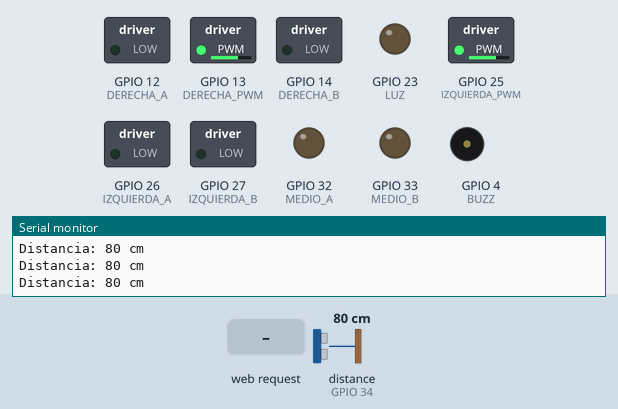
A program run on a simulated ESP32. On the bench: switched loads named in the program (green lamp = pin HIGH), output pins drawn as LEDs (lit = HIGH), buzzer (waves = sounding), the last lines printed to the serial monitor. Wiring (inferred from the names in the program): ultrasonic range finder: trigger GPIO 5; echo GPIO 34. The inputs (shaded band) are chosen by the test bench; at power-on: distance to the obstacle (sensor on GPIO 34) 80 cm. The echo pulse lasts 58.3 µs per cm; pins used as bus, display or sensor lines are not drawn.

Above: at 5.2 s.
5.3 s: distance to the obstacle (sensor on GPIO 34) set to 2 cm
At 5.8 s:
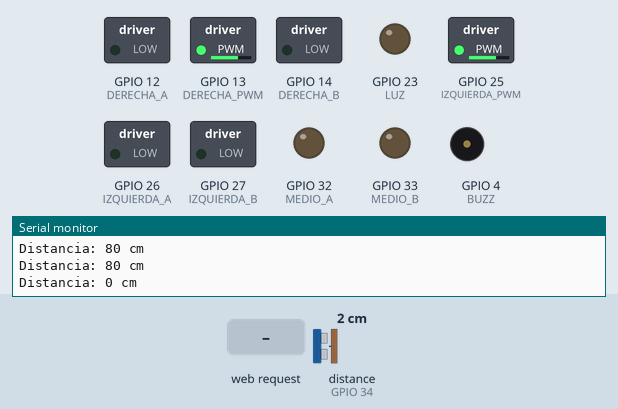
8.3 s: HTTP request GET /AVANZAR received
At 9.2 s:
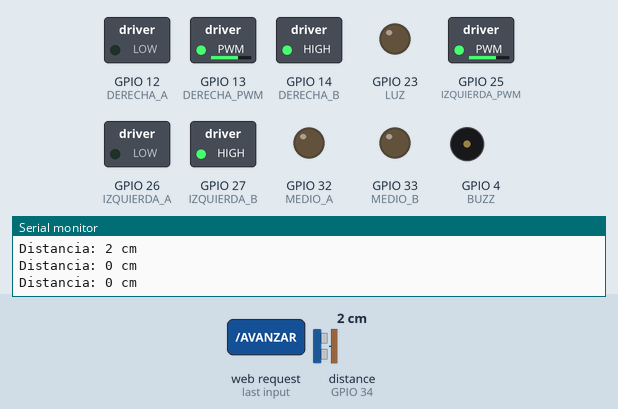
11.3 s: HTTP request GET /AVANZAR_A_FULL received
At 11.8 s:
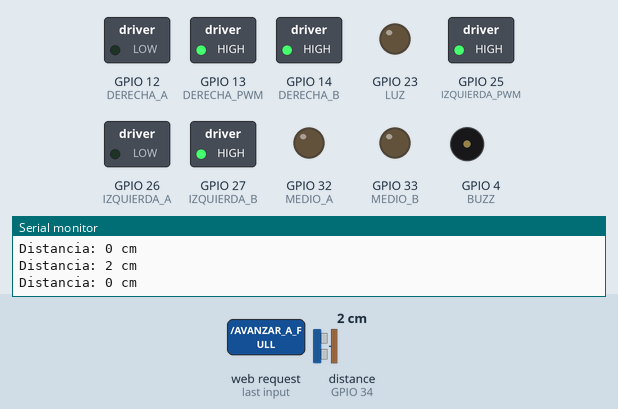
14.3 s: HTTP request GET /PARAR received
At 15.0 s:
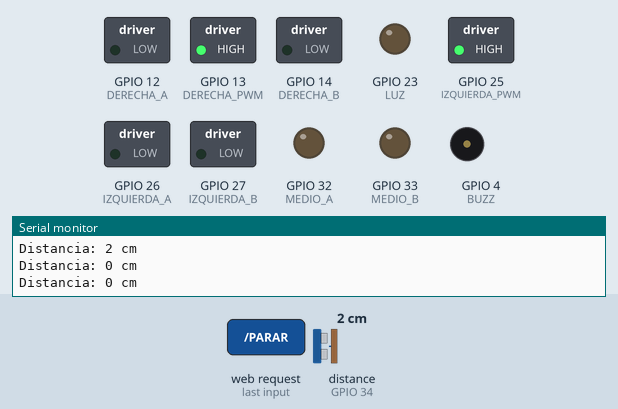
17.3 s: HTTP request GET /RETROCEDER received
At 18.3 s:
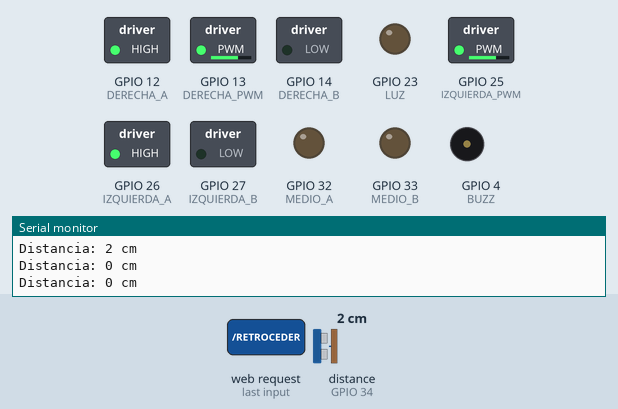
20.3 s: HTTP request GET /RETROCEDER_A_FULL received
At 20.7 s:
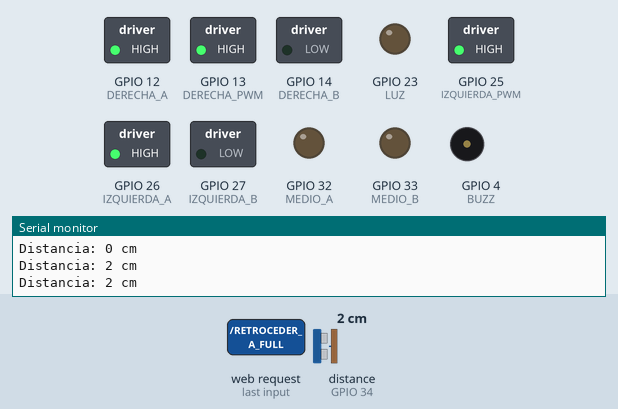
Timing chart, 0 to 24.3 s (numbered marks = the images above; inputs shaded):
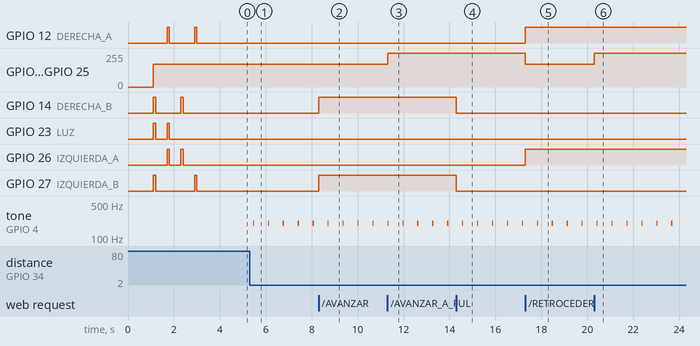

Measured:
- after the input at 5.3 s, tone on GPIO 4 (BUZZ): alternates 200 Hz for 0.05 s and silent for 0.60 s, starting after 0.15 s
- after the input at 8.3 s, GPIO 14 (DERECHA_B), GPIO 27 (IZQUIERDA_B): LOW → HIGH at once
- after the input at 11.3 s, GPIO 13 (DERECHA_PWM), GPIO 25 (IZQUIERDA_PWM): 170/255 → 255/255 at once
- after the input at 14.3 s, GPIO 14 (DERECHA_B), GPIO 27 (IZQUIERDA_B): HIGH → LOW at once
- after the input at 17.3 s, GPIO 12 (DERECHA_A), GPIO 26 (IZQUIERDA_A): LOW → HIGH at once; GPIO 13 (DERECHA_PWM), GPIO 25 (IZQUIERDA_PWM): 255/255 → 170/255 at once
- after the input at 20.3 s, GPIO 13 (DERECHA_PWM), GPIO 25 (IZQUIERDA_PWM): 170/255 → 255/255 at once

The program:

main.cpp
```cpp
/**
 * UnTref 2024
 * Laboratorio de Microprocesadores
 *
 * Proyecto: FarmBot
 * Integrantes:
 *  -Chazarreta, Gabriel Agustín
 *  -Damonte, Joel
 *  -Walter Julián Alfonso
 *  -Di Leo, Tomás
 *  -Deichmann, Ignacio
 *
 * Docentes:
 *  -Fossati, Jorge
 *  -Moreno Fernández, Joaquín
 */

#include <WiFi.h>
#include <WebServer.h>

#include "ContenidoHTML.h"
#include "Motor.h"
#include "ConfiguracionWiFi.h"
#include "SensorUltrasonico.h"

// Definicion del pin Buzzer y un metodo para hacer la inicializacion del FarmBot
#define BUZZ 4
#define LUZ 23
void buzz(int veces);

/*
Task1 es un proceso que se va a ejecutar en el segundo nucleo del ESP32 para controlar
el flujo de datos del sensor ultrasonico sin interferir en el control del FarmBot
*/
TaskHandle_t Task1;
SensorUltrasonico *sensor = new SensorUltrasonico();
Motor *motor = new Motor();
ConfiguracionWiFi *configuracionWiFi = new ConfiguracionWiFi();

WebServer server(80);

void manejarRutaRaiz()
{
    ContenidoHTML html = *new ContenidoHTML();
    server.send(200, "text/html", html.obtenerContenido());
}

//Funciones de control de los motores

void avanzar()
{
    motor->avanzar();
}

void avanzarAFull()
{
    motor->avanzarAFull();
}

void retroceder()
{
    motor->retroceder();
}

void retrocederAFull()
{
    motor->retrocederAFull();
}

void girarALaDerecha()
{
    motor->girarALaDerecha();
}

void girarALaIzquierda()
{
    motor->girarALaIzquierda();
}

void girarCortadora()
{
    motor->girarCortadora();
}

void parar()
{
    motor->parar();
}

//Funcion de control de la luz del FarmBot

void luz()
{
    digitalWrite(LUZ, HIGH);
    delay(100);
    digitalWrite(LUZ, LOW);
}

/**
 * @brief Loop infinito que se va a ejecutar en el segundo
 * nucleo del ESP32
 */
void loop2(void *parameter)
{
    for (;;)
    {
        sensor->sensar();
        delay(100);
    }
}

void setup()
{
    //Crea y asigna el task1 al segundo nucleo del ESP32 refiriendose al loop infinito "loop2" como funcion a ejecutar
    xTaskCreatePinnedToCore(loop2, "Task1", 8000, NULL, 1, &Task1, 0);

    pinMode(BUZZ, OUTPUT);
    pinMode(LUZ, OUTPUT);

    Serial.begin(115200);
    Serial.println("BEGIN");

    motor->inicializar();
    parar(); // Me aseguro que los motores estan parados antes de hacer cualquier otra cosa

    configuracionWiFi->inicializar();
    sensor->inicializar();

    delay(100);

    /*
    Inicio del robot
    Prueba de:
        Buzz
        Motores
    */

    buzz(10);

    avanzar();
    digitalWrite(LUZ, HIGH);
    delay(100);
    digitalWrite(LUZ, LOW);
    parar();
    delay(500);

    retroceder();
    digitalWrite(LUZ, HIGH);
    delay(100);
    digitalWrite(LUZ, LOW);
    parar();
    delay(500);

    girarALaDerecha();
    delay(100);
    parar();
    delay(500);

    girarALaIzquierda();
    delay(100);
    parar();
    delay(500);

    buzz(5);
    delay(10);

    // Configura las rutas, con sus funciones, que va a usar el servidor web para controlar el FarmBot
    server.on("/", manejarRutaRaiz);
    server.on("/AVANZAR", avanzar);
    server.on("/AVANZAR_A_FULL", avanzarAFull);
    server.on("/PARAR", parar);
    server.on("/RETROCEDER", retroceder);
    server.on("/RETROCEDER_A_FULL", retrocederAFull);
    server.on("/GIRO_DERECHA", girarALaDerecha);
    server.on("/GIRO_IZQUIERDA", girarALaIzquierda);
    server.on("/GIRO_MOTOR_MEDIO", girarCortadora);
    server.on("/FLASH", luz);

    // Inicia el servidor web
    server.begin();
}

void loop()
{
    // Maneja las solicitudes entrantes para controlar el FarmBot
    server.handleClient();
}

/**
 * @brief Activa de manera intermitente el Buzzer
 * @param veces cantidad de veces que se activa el buzzer
 */
void buzz(int veces)
{
    for (int i = 0; i < veces; i++)
    {
        digitalWrite(BUZZ, HIGH);
        delay(50);
        digitalWrite(BUZZ, LOW);
        delay(50);
    }
}
```

ContenidoHTML.cpp
```cpp
#include <Arduino.h>
#include "ContenidoHTML.h"


ContenidoHTML::ContenidoHTML()= default;

String ContenidoHTML::obtenerContenido() {
    return html();
}

/**
 * @var Variable que guarda la aplicacion Web del FarmBot
 */
String ContenidoHTML::html() {
    String html = "<!DOCTYPE html><html>"
    "<head><meta name=\"viewport\" content=\"width=device-width, initial-scale=1\">"
    "<style>"
    "body {padding: 20px; /* Añade espacio alrededor del contenido */}"
    ".container {"
    "  display: flex;"
    "  justify-content: space-between; /* Distribuye los elementos a lo largo del contenedor */"
    "}"
    "button {"
    "  font-size: 24px; /* Cambia el tamaño de la letra */"
    "  color: white; /* Cambia el color del texto */"
    "  background-color: #4CAF50; /* Cambia el color de fondo */"
    "  border: none;"
    "  border-radius: 10px; /* Añade bordes redondeados */"
    "  padding: 15px 32px; /* Ajusta el espacio dentro del botón */"
    "  text-align: center"
    "  user-select: none;"
    "  -webkit-user-select: none;"
    "  -moz-user-select: none;"
    "  -ms-user-select: none;}"
    "</style>"
    "<script>"
    "function sendRequest(action) {"
    "    var xhttp = new XMLHttpRequest();"
    "    xhttp.onreadystatechange = function() {"
    "        if (this.readyState == 4 && this.status == 200) {"
    "            console.log(\"Respuesta del servidor:\", this.responseText);"
    "        }"
    "    };"
    "    xhttp.open('GET', action, true);"
    "    xhttp.send();"
    "}"
    "</script>"
    "</head>"

    "<body>"
    "<h1 style=\"color: #14a741 ;text-align:center;\"> ---FarmBot---</h1>"

    "<table id=\"mainTable\" style=\"width:400px;margin:auto;table-layout:fixed\" CELLSPACING=10>"

    "<tr>"
    "<td class=\"button\" style=\"text-align: center;\">"
    "<div style=\"display: inline-block;\">"
    "<img src=\"http://192.168.4.186/cam.mjpeg\">"
    "</div>"
    "</td>"
    "</tr>"

    "<tr>"
    "<td class=\"button\" style=\"text-align: left;\">"
    "<div style=\"display: inline-block;\">"
    "<button style=\"background-color: white; color: black; border: none; box-shadow: none;\"> </button>"
    "</div>"
    "</td>"
    "<td class=\"button\" style=\"text-align: center;\">"
    "<div style=\"display: flex; justify-content: center; align-items: center; height: 100%;\">"
    "<button style=\"background-color: #FFA500; width: 30px; height: 30px; display: flex; justify-content: center; align-items: center; \"ontouchstart=\"sendRequest('/AVANZAR_A_FULL'); this.style.backgroundColor = 'green';\" ontouchend=\" sendRequest('/PARAR'); this.style.backgroundColor = '#FFA500';\">&#9652;</button>"
    "</td>"
    "</tr>"

    "<tr>"
    "<td class=\"button\" style=\"text-align: left;\">"
    "<div style=\"display: inline-block;\">"
    "<button style=\"background-color: white; color: black; border: none; box-shadow: none;\"> </button>"
    "</div>"
    "</td>"
    "<td class=\"button\" style=\"text-align: center;\">"
    "<div style=\"display: inline-block;\">"
    "<button style=\"background-color: #FFA500;\" ontouchstart=\"sendRequest('/AVANZAR'); this.style.backgroundColor = 'green';\" ontouchend=\"sendRequest('/PARAR'); this.style.backgroundColor = '#FFA500';\">&#9650;</button>"
    "</div>"
    "</td>"
    "</tr>"

    "<tr>"
    "<td class=\"button\" style=\"text-align: center;\">"
    "<div style=\"display: inline-block;\">"
    "<button style=\"background-color: #FFA500;\" ontouchstart=\"sendRequest('/GIRO_IZQUIERDA'); this.style.backgroundColor = 'green'; \" ontouchend=\"sendRequest('/PARAR'); this.style.backgroundColor = '#FFA500'\">&#9668;</button>"
    "</div>"
    "</td>"
    "<td class=\"button\" style=\"text-align: center;\">"
    "<div style=\"display: inline-block;\">"
    "<button style=\"background-color: #FFA500;\" ontouchstart=\"sendRequest('/GIRO_MOTOR_MEDIO'); this.style.backgroundColor = 'green'; \" ontouchend=\"sendRequest('/PARAR'); this.style.backgroundColor = '#FFA500'\">&#9762;</button>"
    "</div>"
    "</td>"
    "<td class=\"button\" style=\"text-align: center;\">"
    "<div style=\"display: inline-block;\">"
    "<button style=\"background-color: #FFA500;\" ontouchstart=\"sendRequest('/GIRO_DERECHA'); this.style.backgroundColor = 'green'; \" ontouchend=\"sendRequest('/PARAR'); this.style.backgroundColor = '#FFA500'\">&#9658;</button>"
    "</div>"
    "</td>"
    "</tr>"

    "<tr>"
    "<td class=\"button\" style=\"text-align: left;\">"
    "<div style=\"display: inline-block;\">"
    "<button style=\"background-color: white; color: black; border: none; box-shadow: none;\"> </button>"
    "</div>"
    "</td>"
    "<td class=\"button\" style=\"text-align: center;\">"
    "<div style=\"display: inline-block;\">"
    "<button style=\"background-color: #FFA500;\" ontouchstart=\"sendRequest('/RETROCEDER'); this.style.backgroundColor = 'green';\" ontouchend=\"sendRequest('/PARAR'); this.style.backgroundColor = '#FFA500';\">&#9660;</button>"
    "</div>"
    "</td>"
    "</tr>"

    "<tr>"
    "<td class=\"button\" style=\"text-align: left;\">"
    "<div style=\"display: inline-block;\">"
    "<button style=\"background-color: white; color: black; border: none; box-shadow: none;\"> </button>"
    "</div>"
    "</td>"
    "<td class=\"button\" style=\"text-align: center;\">"
    "<div style=\"display: flex; justify-content: center; align-items: center; height: 100%;\">"
    "<button style=\"background-color: #FFA500; width: 30px; height: 30px; display: flex; justify-content: center; align-items: center; \"ontouchstart=\"sendRequest('/RETROCEDER_A_FULL'); this.style.backgroundColor = 'green';\" ontouchend=\" sendRequest('/PARAR'); this.style.backgroundColor = '#FFA500';\">&#9662;</button>"
    "</td>"
    "</tr>"

    "<tr>"
    "<td class=\"button\" style=\"text-align: left;\">"
    "<div style=\"display: inline-block;\">"
    "<button style=\"background-color: white; color: black; border: none; box-shadow: none;\"> </button>"
    "</div>"
    "</td>"
    "<td class=\"button\" style=\"text-align: center;\">"
    "<div style=\"display: inline-block;\">"
    "<button style=\"background-color: #FFA500;\" ontouchstart=\"sendRequest('/FLASH'); this.style.backgroundColor = 'green';\" ontouchend=\"sendRequest('/'); this.style.backgroundColor = '#FFA500';\">LUCES</button>"
    "</div>"
    "</td>"
    "</tr>"

    "</table>"
    "</body></html>";
    return html;
}
```

ContenidoHTML.h
```cpp
//
// Created by walal on 20/6/2024.
//

#ifndef FARMBOT_CONTENIDOHTML_H
#define FARMBOT_CONTENIDOHTML_H

/**
 * @brief Clase que almacena la aplicación web para controlar al FarmBot
 */
class ContenidoHTML {
public:
    ContenidoHTML();
    String obtenerContenido();

private:
    String html();
};


#endif //FARMBOT_CONTENIDOHTML_H
```

Motor.cpp
```cpp
//
// Created by walal on 20/6/2024.
//
#include "Motor.h"
#include <Arduino.h>

#define DERECHA_A 12
#define DERECHA_B 14
#define DERECHA_PWM 13
#define IZQUIERDA_A 26
#define IZQUIERDA_B 27
#define IZQUIERDA_PWM 25
#define MEDIO_A 32
#define MEDIO_B 33

Motor::Motor() = default;

void Motor::inicializar() {
    pinMode(DERECHA_A, OUTPUT);
    pinMode(DERECHA_B, OUTPUT);
    pinMode(DERECHA_PWM, OUTPUT);
    pinMode(IZQUIERDA_A, OUTPUT);
    pinMode(IZQUIERDA_B, OUTPUT);
    pinMode(IZQUIERDA_PWM, OUTPUT);
    pinMode(MEDIO_A, OUTPUT);
    pinMode(MEDIO_B, OUTPUT);
}

void Motor::avanzar() {
    digitalWrite(DERECHA_A, LOW);
    digitalWrite(DERECHA_B, HIGH);
    digitalWrite(IZQUIERDA_A, LOW);
    digitalWrite(IZQUIERDA_B, HIGH);
    analogWrite(DERECHA_PWM, 170);
    analogWrite(IZQUIERDA_PWM, 170);
}

void Motor::avanzarAFull() {
    digitalWrite(DERECHA_A, LOW);
    digitalWrite(DERECHA_B, HIGH);
    digitalWrite(IZQUIERDA_A, LOW);
    digitalWrite(IZQUIERDA_B, HIGH);
    analogWrite(DERECHA_PWM, 255);
    analogWrite(IZQUIERDA_PWM, 255);
}

void Motor::retroceder() {
    digitalWrite(DERECHA_A, HIGH);
    digitalWrite(DERECHA_B, LOW);
    digitalWrite(IZQUIERDA_A, HIGH);
    digitalWrite(IZQUIERDA_B, LOW);
    analogWrite(DERECHA_PWM, 170);
    analogWrite(IZQUIERDA_PWM, 170);
}

void Motor::retrocederAFull() {
    digitalWrite(DERECHA_A, HIGH);
    digitalWrite(DERECHA_B, LOW);
    digitalWrite(IZQUIERDA_A, HIGH);
    digitalWrite(IZQUIERDA_B, LOW);
    analogWrite(DERECHA_PWM, 255);
    analogWrite(IZQUIERDA_PWM, 255);
}

void Motor::girarALaDerecha() {
    digitalWrite(DERECHA_A, LOW);
    digitalWrite(DERECHA_B, HIGH);
    digitalWrite(IZQUIERDA_A, HIGH);
    digitalWrite(IZQUIERDA_B, LOW);
    analogWrite(DERECHA_PWM, 170);
    analogWrite(IZQUIERDA_PWM, 170);
}

void Motor::girarALaIzquierda() {
    digitalWrite(DERECHA_A, HIGH);
    digitalWrite(DERECHA_B, LOW);
    digitalWrite(IZQUIERDA_A, LOW);
    digitalWrite(IZQUIERDA_B, HIGH);
    analogWrite(DERECHA_PWM, 170);
    analogWrite(IZQUIERDA_PWM, 170);
}

void Motor::parar() {
    digitalWrite(DERECHA_A, LOW);
    digitalWrite(DERECHA_B, LOW);
    digitalWrite(IZQUIERDA_A, LOW);
    digitalWrite(IZQUIERDA_B, LOW);
    digitalWrite(MEDIO_A, LOW);
    digitalWrite(MEDIO_B, LOW);
}

void Motor::girarCortadora() {
    digitalWrite(MEDIO_A, HIGH);
    digitalWrite(MEDIO_B, LOW);
}
```

Motor.h
```cpp
//
// Created by walal on 20/6/2024.
//

#ifndef FARMBOT_MOTOR_H
#define FARMBOT_MOTOR_H

/**
 * @brief Clase que se encarga de controlar los cuatro motores
 * que corresponden a las ruedas y a un motor correspondiente a
 * la cortadora de maleza
 */
class Motor {
public:
    Motor();
    void inicializar();
    void avanzar();
    void avanzarAFull();
    void retroceder();
    void retrocederAFull();
    void girarALaDerecha();
    void girarALaIzquierda();
    void girarCortadora();
    void parar();
};

#endif //FARMBOT_MOTOR_H
```

SensorUltrasonico.cpp
```cpp
//
// Created by Agustín on 27/06/2024.
//

#include "SensorUltrasonico.h"
#include <Arduino.h>

#define BUZZER 4
#define ECHO 34
#define TRIG 5

long duration, distance;

SensorUltrasonico::SensorUltrasonico() = default;

void SensorUltrasonico::inicializar() {
    Serial.begin(115200);
    pinMode(BUZZER, OUTPUT);
    pinMode(TRIG, OUTPUT);
    pinMode(ECHO, INPUT);
}

/**
 * @brief Sensa la distancia, es decir, calcula la distancia desde el sensor
 * ultrasonico hasta el obstaculo, luego verifica y maneja el comportamiento del Buzzer
 */
void SensorUltrasonico::sensar() {
    digitalWrite(TRIG, LOW);
    delayMicroseconds(2);
    digitalWrite(TRIG, HIGH);
    delayMicroseconds(10);
    digitalWrite(TRIG, LOW);

    duration = pulseIn(ECHO, HIGH);
    distance = duration / 58.2;
    String distancia = String(distance);

    Serial.println("Distancia: "+distancia+" cm");
    verificarDistancia(distance);
}

/**
 * @brief Controla el comportamiento del Buzzer dependiendo de la distancia sensada
 * @param distancia Distancia sensada
 */
void SensorUltrasonico::verificarDistancia(long distancia){
    if(distancia <= 10){
        tone(BUZZER, 200);
        delay(50);
        noTone(BUZZER);
    }else if(distancia > 10 && distancia <= 20){
        tone(BUZZER, 100);
        delay(150);
        noTone(BUZZER);
    }
    else if(distancia > 20 && distancia <= 30){
        tone(BUZZER, 50);
        delay(300);
        noTone(BUZZER);
    }
    delay(500);
}
```

SensorUltrasonico.h
```cpp
//
// Created by Agustín on 27/06/2024.
//

#ifndef FARMBOT_SENSORULTRASONICO_H
#define FARMBOT_SENSORULTRASONICO_H

 /**
  * @brief Clase que se encarga de manejar los datos del sensor ultrasonico
  */
class SensorUltrasonico {
public:
    SensorUltrasonico();
    void inicializar();
    void sensar();
    void verificarDistancia(long distancia);
};


#endif //FARMBOT_SENSORULTRASONICO_H
```

ConfiguracionWiFi.cpp
```cpp
//
// Created by walal on 21/6/2024.
//

#include <Arduino.h>
#include <WiFi.h>
#include "ConfiguracionWiFi.h"

// Nombre y contraseña de punto de acceso emitido por el ESP32
const char *ssid = "WiFi_FarmBot";
const char *password = "12345678";

void ConfiguracionWiFi::inicializar() {
    WiFi.softAP(ssid, password);
    IPAddress IP = WiFi.softAPIP();
}

ConfiguracionWiFi::ConfiguracionWiFi() = default;
```

ConfiguracionWiFi.h
```cpp
//
// Created by walal on 21/6/2024.
//

#ifndef FARMBOT_CONFIGURACIONWIFI_H
#define FARMBOT_CONFIGURACIONWIFI_H

class ConfiguracionWiFi {
public:
    ConfiguracionWiFi();
    void inicializar();
};

#endif //FARMBOT_CONFIGURACIONWIFI_H
```
